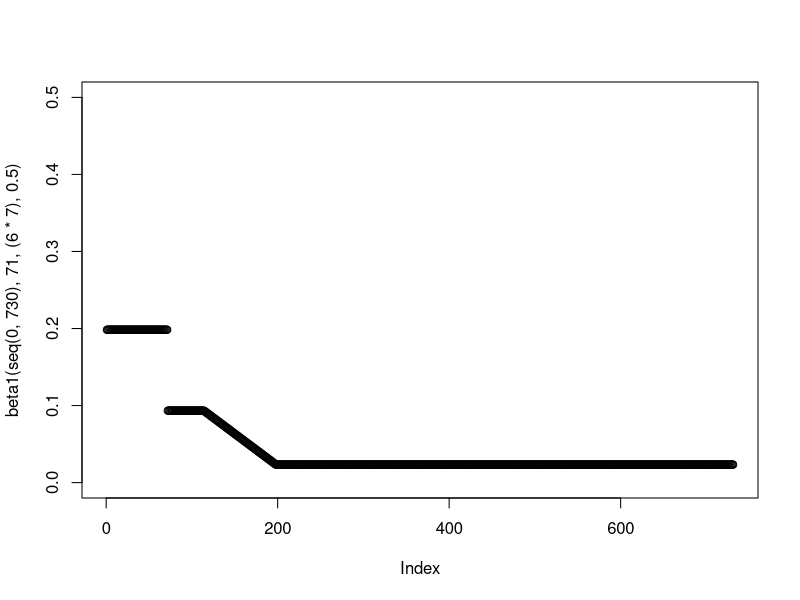
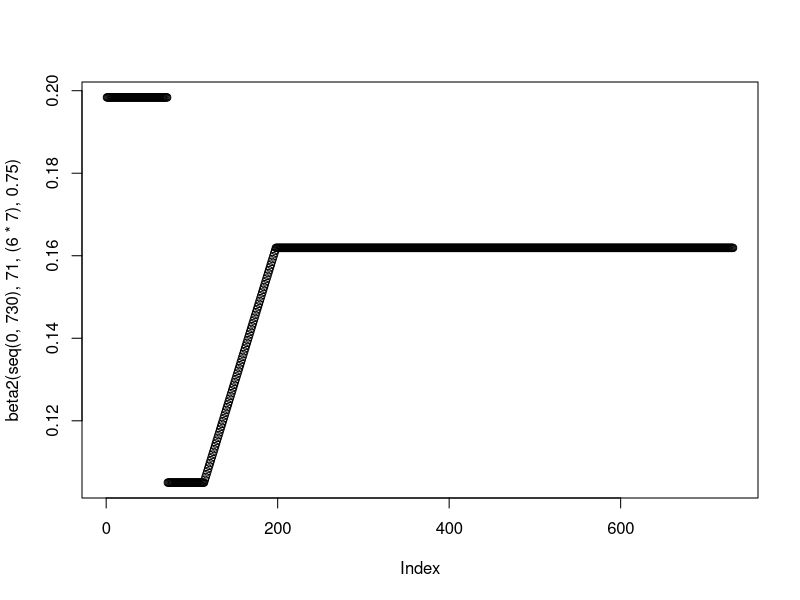
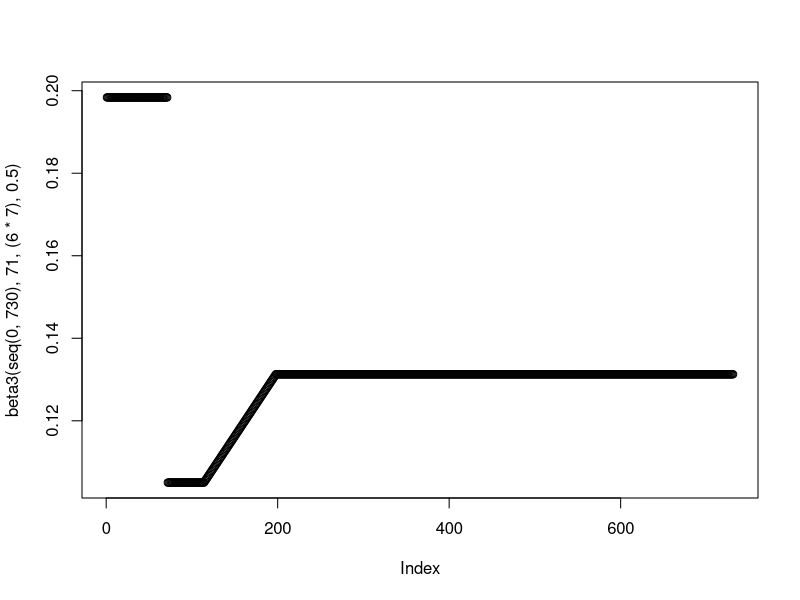
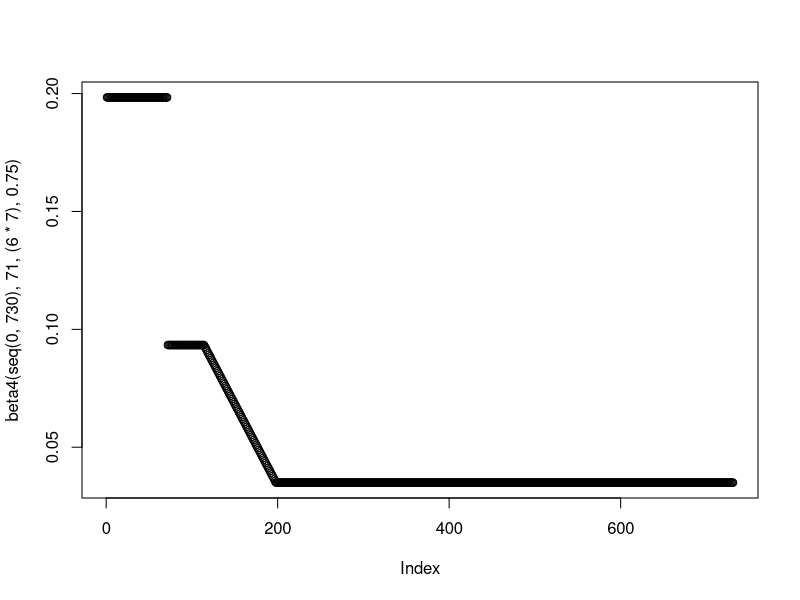

Generate these figures, in order, with R:
setwd("C:/Users/amorg/Documents/PhD/nCoV Work/Figures/Enhanced Shielding/New") # This is where the plots Output
rm(list=ls())
library("deSolve"); library("ggplot2"); library("ggpubr"); library("reshape2"); library("Cairo")

#### Model Functions - Generation Time + Betas + ODEs ####
#Function for the generation time/(1/gamma) parameter
GenTime <- function(T2, R0) {
  G = T2 * ((R0-1)/log(2))
  return(G)
}

#Betas for the Intervention - Phase 4 is a scaling factor which affects all Betas during Phase 4 equally 
beta1 <- function(time, tstart1, tdur, phase4) {
  gamma <- 1/(GenTime(3.3,2.8))
  beta1_2 <- 0.4*gamma*phase4
  betalin <- approxfun(x=c(tstart1+tdur, tstart1+tdur+(12*7)), y = c(0.8*(gamma), beta1_2), method="linear", rule  =2)
  ifelse((time >= tstart1 & time <= tstart1+tdur), #Phase 2
         0.8*(gamma),
         ifelse((time >= tstart1+tdur & time <= tstart1+tdur+(12*7)), #Phase 3
                betalin(time),
                ifelse((time >= tstart1+tdur+(12*7) & time <= 730),
                       beta1_2,
                       1.7*(gamma))))}

plot(beta1(seq(0,730), 71, (6*7), 0.5), ylim = c(0,0.5))

beta2 <- function(time, tstart1, tdur, phase4) {
  gamma <- 1/(GenTime(3.3,2.8))
  beta1_2 <- 1.85*gamma*phase4
  betalin <- approxfun(x=c(tstart1+tdur, tstart1+tdur+(12*7)), y = c(0.9*(gamma), beta1_2), method="linear", rule  =2)
  ifelse((time >= tstart1 & time <= tstart1+tdur), #Phase 2
         0.9*(gamma),
         ifelse((time >= tstart1+tdur & time <= tstart1+tdur+(12*7)), #Phase 3
                betalin(time),
                ifelse((time >= tstart1+tdur+(12*7) & time <= 730),
                       beta1_2,
                       1.7*(gamma))))}

plot(beta2(seq(0,730), 71, (6*7), 0.75))

beta3 <- function(time, tstart1, tdur, phase4) {
  gamma <- 1/(GenTime(3.3,2.8))
  beta1_2 <- 2.25*gamma*phase4
  betalin <- approxfun(x=c(tstart1+tdur, tstart1+tdur+(12*7)), y = c(0.9*(gamma), beta1_2), method="linear", rule  =2)
  ifelse((time >= tstart1 & time <= tstart1+tdur), #Phase 2
         0.9*(gamma),
         ifelse((time >= tstart1+tdur & time <= tstart1+tdur+(12*7)), #Phase 3
                betalin(time),
                ifelse((time >= tstart1+tdur+(12*7) & time <= 730),
                       beta1_2,
                       1.7*(gamma))))}

plot(beta3(seq(0,730), 71, (6*7), 0.5))

beta4 <- function(time,tstart1,tdur, phase4) {
  gamma <- 1/(GenTime(3.3,2.8))
  beta1_2 <- 0.4*gamma*phase4
  betalin <- approxfun(x=c(tstart1+tdur, tstart1+tdur+(12*7)), y = c(0.8*(gamma), beta1_2), method="linear", rule  =2)
  ifelse((time >= tstart1 & time <= tstart1+tdur), #Phase 2
         0.8*(gamma),
         ifelse((time >= tstart1+tdur & time <= tstart1+tdur+(12*7)), #Phase 3
                betalin(time),
                ifelse((time >= tstart1+tdur+(12*7) & time <= 730),
                       beta1_2,
                       1.7*(gamma))))}

plot(beta4(seq(0,730), 71, (6*7), 0.75))

#ODEs integrating new betas in
SIRS <- function(time, state, parameters) {
  with(as.list(c(state, parameters)), {
    beta1 <- beta1(time,tstart1,tdur, phase4)
    beta2 <- beta2(time,tstart1,tdur, phase4)
    beta3 <- beta3(time,tstart1,tdur, phase4)
    beta4 <- beta4(time,tstart1,tdur, phase4)
    
    dSv = - beta1*Iv*Sv - beta1*Is*Sv - beta4*Ir1*Sv - beta4*Ir2*Sv - beta4*Ir3*Sv + zeta*Rv
    dSs = - beta1*Iv*Ss - beta1*Is*Ss - beta2*Ir1*Ss - beta2*Ir2*Ss - beta2*Ir3*Ss + zeta*Rs
    dSr1 = - beta4*Iv*Sr1 - beta2*Is*Sr1 - beta3*Ir1*Sr1 - beta3*Ir2*Sr1 - beta3*Ir3*Sr1 + zeta*Rr1
    dSr2 = - beta4*Iv*Sr2 - beta2*Is*Sr2 - beta3*Ir1*Sr2 - beta3*Ir2*Sr2 - beta3*Ir3*Sr2 + zeta*Rr2
    dSr3 = - beta4*Iv*Sr3 - beta2*Is*Sr3 - beta3*Ir1*Sr3 - beta3*Ir2*Sr3 - beta3*Ir3*Sr3 + zeta*Rr3
    
    dIv = beta1*Iv*Sv + beta1*Is*Sv + beta4*Ir1*Sv + beta4*Ir2*Sv + beta4*Ir3*Sv - gamma*Iv
    dIs = beta1*Iv*Ss + beta1*Is*Ss + beta2*Ir1*Ss + beta2*Ir2*Ss + beta2*Ir3*Ss - gamma*Is
    dIr1 = beta4*Iv*Sr1 + beta2*Is*Sr1 + beta3*Ir1*Sr1 + beta3*Ir2*Sr1 + beta3*Ir3*Sr1 - gamma*Ir1
    dIr2 = beta4*Iv*Sr2 + beta2*Is*Sr2 + beta3*Ir1*Sr2 + beta3*Ir2*Sr2 + beta3*Ir3*Sr2 - gamma*Ir2
    dIr3 = beta4*Iv*Sr3 + beta2*Is*Sr3 + beta3*Ir1*Sr3 + beta3*Ir2*Sr3 + beta3*Ir3*Sr3 - gamma*Ir3
    
    dRv = gamma*Iv - zeta*Rv 
    dRs = gamma*Is - zeta*Rs
    dRr1 = gamma*Ir1 - zeta*Rr1
    dRr2 = gamma*Ir2 - zeta*Rr2
    dRr3 = gamma*Ir3 - zeta*Rr3

    return(list(c(dSv, dSs, dSr1, dSr2, dSr3,
                  dIv, dIs, dIr1, dIr2, dIr3,
                  dRv, dRs, dRr1, dRr2, dRr3)))
  })
}

#### Baseline - Phase4 Scaling Factor 1 ####

#Initial Conditions and Times

init <- c(Sv = 0.2 - 0.0001*0.2, Ss = 0.2 - 0.0001*0.2, 
          Sr1 = 0.2 - 0.0001*0.2, Sr2 = 0.2 - 0.0001*0.2, Sr3 = 0.2 - 0.0001*0.2,
          Iv = 0.0001*0.2, Is = 0.0001*0.2, Ir1 = 0.0001*0.2, Ir2 = 0.0001*0.2, Ir3 = 0.0001*0.2,   
          Rv= 0, Rs = 0, Rr1 = 0, Rr2 = 0, Rr3 = 0)

times <- seq(0, 478, by = 1)

phase1 <- data.frame(xmin=0, xmax=71, ymin=-Inf, ymax=Inf, name = "P1")
phase2 <- data.frame(xmin=71, xmax=71+(6*7), ymin=-Inf, ymax=Inf, name = "P2")
phase3 <- data.frame(xmin=71+(6*7), xmax=71+(6*7)+(12*7), ymin=-Inf, ymax=Inf, name = "P3")
phase4 <- data.frame(xmin=71+(6*7)+(12*7), xmax=Inf, ymin=-Inf, ymax=Inf, name = "P4")

#### Running the Model For Phase 4 Analysis ####

phase4seq <- seq(0.75, 1.25, by = 0.25)

phase4data <- data.frame(matrix(nrow = 0, ncol = 15))

for(i in 1:length(phase4seq)) {
  parms = c(gamma = 1/(GenTime(3.3,2.8)), 
            zeta = 1/365,
            tstart1 = 71, 
            tdur = 6*7,
            phase4 = phase4seq[i]) 
  out1 <- data.frame(ode(y = init, func = SIRS, times = times, parms = parms))
  out1$RemS <- out1$Sr1 + out1$Sr2 + out1$Sr3
  out1$RemI <- out1$Ir1 + out1$Ir2 + out1$Ir3
  out1$RemR <- out1$Rr1 + out1$Rr2 + out1$Rr3
  out1 <- out1[, -grep("Sr|Ir|Rr", names(out1))]
  out1[,2:7] <- out1[,2:7]/0.2
  out1[,8:10] <- out1[,8:10]/0.6
  out1$Beta1 <- beta1(times, 71, (6*7), parms[[5]]) 
  out1$Beta2 <- beta2(times, 71, (6*7), parms[[5]]) 
  out1$Beta3 <- beta3(times, 71, (6*7), parms[[5]])
  out1$Beta4 <- beta4(times, 71, (6*7), parms[[5]])
  out1$phase4 <- phase4seq[i]
  phase4data <- rbind(out1, phase4data)
}

colnames(phase4data) <- c("Time", "Suscv", "Suscs", "Infected_Iv", "Infected_Is", "Recovv", "Recovs", "RemSusc", "RemInf", "RemRecov",
                        "Beta_1", "Beta_2", "Beta_3", "Beta_4", "Phase4Mod")

# Baseline Phase 4 - 1.0
statsinfecv <- melt(phase4data[phase4data$Phase4Mod == 1,], id.vars = c("Time"), measure.vars = c("Infected_Iv", "Infected_Is", "RemInf"))
statsinfecv$variable <- factor(statsinfecv$variable, levels=rev(levels(statsinfecv$variable)))

pinfbase <- ggplot(data = statsinfecv, aes(x = (Time), y = value, col = variable))  + theme_bw() +
  labs(x ="Time (Days)", y = "Proportion Infected", color = "Population") + scale_y_continuous(limits = c(0,0.125), expand = c(0,0)) +
  theme(legend.position = "none", legend.title = element_blank(), legend.text=element_text(size=14),  axis.text=element_text(size=14),
        axis.title.y=element_text(size=14),axis.title.x = element_blank(), 
        legend.spacing.x = unit(0.3, 'cm'), plot.margin=unit(c(0.7,0.7,0.8,0.8),"cm")) + scale_x_continuous(expand = c(0, 0)) + 
  scale_color_manual(values=c('blue','darkgreen','red'), labels= c("General", "Shielders", "Vulnerable")) +
  geom_rect(data=phase2, aes(xmin=xmin, xmax=xmax, ymin=ymin, ymax=ymax), fill="grey", alpha=0.5, inherit.aes = FALSE) +
  geom_rect(data=phase3, aes(xmin=xmin, xmax=xmax, ymin=ymin, ymax=ymax), fill="grey", alpha=0.35, inherit.aes = FALSE) +
  geom_rect(data=phase4, aes(xmin=xmin, xmax=xmax, ymin=ymin, ymax=ymax), fill="grey", alpha=0.5, inherit.aes = FALSE) +
  geom_text(data = phase1, aes(x = xmin, y = 0.110, label = name),inherit.aes = FALSE, size = 8, vjust = 0, hjust = 0, nudge_x = 25) +
  geom_text(data = phase2, aes(x = xmin, y = 0.110, label = name),inherit.aes = FALSE, size = 8, vjust = 0, hjust = 0, nudge_x = 8) +
  geom_text(data = phase3, aes(x = xmin, y = 0.110, label = name),inherit.aes = FALSE, size = 8, vjust = 0, hjust = 0, nudge_x = 30) +
  geom_text(data = phase4, aes(x = xmin, y = 0.110, label = name),inherit.aes = FALSE, size = 8, vjust = 0, hjust = 0, nudge_x = 125) +
 geom_line(size = 1.02, stat = "identity")

# Phase 4 - 1.25

statsinfecv <- melt(phase4data[phase4data$Phase4Mod == 1.25,], id.vars = c("Time"), measure.vars = c("Infected_Iv", "Infected_Is", "RemInf"))
statsinfecv$variable <- factor(statsinfecv$variable, levels=rev(levels(statsinfecv$variable)))

pinf125 <- ggplot(data = statsinfecv, aes(x = (Time), y = value, col = variable))  + theme_bw() +
  labs(x ="Time (Days)", y = "Proportion Infected", color = "Population") + scale_y_continuous(limits = c(0,0.125), expand = c(0,0)) +
  theme(legend.position = "bottom", legend.title = element_blank(), legend.text=element_text(size=14),  axis.text=element_text(size=14),
        axis.title.y=element_text(size=14),axis.title.x = element_text(size=14), 
        legend.spacing.x = unit(0.3, 'cm'), plot.margin=unit(c(0.7,0.7,0.8,0.8),"cm")) + scale_x_continuous(expand = c(0, 0)) + 
  scale_color_manual(values=c('blue','darkgreen','red'), labels= c("General", "Shielders", "Vulnerable")) +
  geom_rect(data=phase2, aes(xmin=xmin, xmax=xmax, ymin=ymin, ymax=ymax), fill="grey", alpha=0.5, inherit.aes = FALSE) +
  geom_rect(data=phase3, aes(xmin=xmin, xmax=xmax, ymin=ymin, ymax=ymax), fill="grey", alpha=0.35, inherit.aes = FALSE) +
  geom_rect(data=phase4, aes(xmin=xmin, xmax=xmax, ymin=ymin, ymax=ymax), fill="grey", alpha=0.5, inherit.aes = FALSE) +
  geom_text(data = phase1, aes(x = xmin, y = 0.110, label = name),inherit.aes = FALSE, size = 8, vjust = 0, hjust = 0, nudge_x = 25) +
  geom_text(data = phase2, aes(x = xmin, y = 0.110, label = name),inherit.aes = FALSE, size = 8, vjust = 0, hjust = 0, nudge_x = 8) +
  geom_text(data = phase3, aes(x = xmin, y = 0.110, label = name),inherit.aes = FALSE, size = 8, vjust = 0, hjust = 0, nudge_x = 30) +
  geom_text(data = phase4, aes(x = xmin, y = 0.110, label = name),inherit.aes = FALSE, size = 8, vjust = 0, hjust = 0, nudge_x = 125) +
  geom_line(size = 1.02, stat = "identity")

# Phase 4 - 0.75

statsinfecv <- melt(phase4data[phase4data$Phase4Mod == 0.75,], id.vars = c("Time"), measure.vars = c("Infected_Iv", "Infected_Is", "RemInf"))
statsinfecv$variable <- factor(statsinfecv$variable, levels=rev(levels(statsinfecv$variable)))

pinf075 <- ggplot(data = statsinfecv, aes(x = (Time), y = value, col = variable))  + theme_bw() +
  labs(x ="Time (Days)", y = "Proportion Infected", color = "Population") + scale_y_continuous(limits = c(0,0.125), expand = c(0,0)) +
  theme(legend.position = "none", legend.title = element_blank(), legend.text=element_text(size=14),  axis.text=element_text(size=14),
        axis.title.y=element_text(size=14),axis.title.x = element_blank(), 
        legend.spacing.x = unit(0.3, 'cm'), plot.margin=unit(c(0.7,0.7,0.8,0.8),"cm")) + scale_x_continuous(expand = c(0, 0)) + 
  scale_color_manual(values=c('blue','darkgreen','red'), labels= c("General", "Shielders", "Vulnerable")) +
  geom_rect(data=phase2, aes(xmin=xmin, xmax=xmax, ymin=ymin, ymax=ymax), fill="grey", alpha=0.5, inherit.aes = FALSE) +
  geom_rect(data=phase3, aes(xmin=xmin, xmax=xmax, ymin=ymin, ymax=ymax), fill="grey", alpha=0.35, inherit.aes = FALSE) +
  geom_rect(data=phase4, aes(xmin=xmin, xmax=xmax, ymin=ymin, ymax=ymax), fill="grey", alpha=0.5, inherit.aes = FALSE) +
  geom_text(data = phase1, aes(x = xmin, y = 0.110, label = name),inherit.aes = FALSE, size = 8, vjust = 0, hjust = 0, nudge_x = 25) +
  geom_text(data = phase2, aes(x = xmin, y = 0.110, label = name),inherit.aes = FALSE, size = 8, vjust = 0, hjust = 0, nudge_x = 8) +
  geom_text(data = phase3, aes(x = xmin, y = 0.110, label = name),inherit.aes = FALSE, size = 8, vjust = 0, hjust = 0, nudge_x = 30) +
  geom_text(data = phase4, aes(x = xmin, y = 0.110, label = name),inherit.aes = FALSE, size = 8, vjust = 0, hjust = 0, nudge_x = 125) +
  geom_line(size = 1.02, stat = "identity")

#### Plotting ####

plot <- ggarrange(pinf075, NULL, pinfbase,NULL, pinf125, nrow = 5, ncol =1, align = "v", heights = c(0.5, -0.03, 0.5,-0.05, 0.6), 
                  labels = c("A", "", "B", "", "C"),font.label = c(size = 20))

plotlim <- ggarrange(pinf075, NULL, pinf125, nrow = 3, ncol =1, align = "v", heights = c(0.5, -0.03, 0.6), 
                  labels = c("A", "", "B"),font.label = c(size = 20))

#Anti-Aliasing in Plots - Can Ignore 
ggsave(plot, filename = "Fig10.png", dpi = 300, type = "cairo",
       width = 8.5, height = 11, units = "in")

ggsave(plotlim, filename = "Fig10_2Limit.png", dpi = 300, type = "cairo",
       width = 8.5, height = 11, units = "in")

#### Ranging Phase 4 #### 

phase4scale <- seq(0.75, 1.25, by = 0.01)

init <- c(Sv = 0.2 - 0.0001*0.2, Ss = 0.2 - 0.0001*0.2, 
          Sr1 = 0.2 - 0.0001*0.2, Sr2 = 0.2 - 0.0001*0.2, Sr3 = 0.2 - 0.0001*0.2,
          Iv = 0.0001*0.2, Is = 0.0001*0.2, Ir1 = 0.0001*0.2, Ir2 = 0.0001*0.2, Ir3 = 0.0001*0.2,   
          Rv= 0, Rs = 0, Rr1 = 0, Rr2 = 0, Rr3 = 0)
times <- seq(0, 478, by = 1)

output <- data.frame(matrix(ncol = 10, nrow = length(phase4scale)))
colnames(output) <- c("Phase4BetaScale", "Beta1","Beta2", "Beta3", "Beta4","TimeSecPeak","Second Peak",
                      "TimeFirPeak","First Peak","RelHeight1stvs2nd")

for (i in 1:length(phase4scale)) {
  temp <- numeric(10)
  parms1 = c(gamma = 1/(GenTime(3.3,2.8)), 
             zeta = 1/365,
             tstart1 = 71, 
             tdur = 6*7,
             phase4 = phase4scale[i])
  out1 <- data.frame(ode(y = init, func = SIRS, times = times, parms = parms1))
  out1$Iv <- out1$Iv/0.20
  temp[1] <- phase4scale[i]
  temp[2] <- beta1(400, 71, (6*7), phase4scale[i])
  temp[3] <- beta2(400, 71, (6*7), phase4scale[i])
  temp[4] <- beta3(400, 71, (6*7), phase4scale[i])
  temp[5] <- beta4(400, 71, (6*7), phase4scale[i])
  temp[6] <- out1$time[which(diff(sign(diff(out1$Iv)))==-2)+1][2] #Outcome Measure Time of 2nd Peak
  temp[7] <- out1$Iv[which(diff(sign(diff(out1$Iv)))==-2)+1][2] #Outcome Measure I(t)  of 2nd Peak
  temp[8] <- out1$time[which(diff(sign(diff(out1$Iv)))==-2)+1][1] #Outcome Measure Time of 1st Peak
  temp[9] <- out1$Iv[which(diff(sign(diff(out1$Iv)))==-2)+1][1] #Outcome Measure I(t) of 1st Peak
  temp[10] <- temp[7]/temp[9]
  output[i,] <- temp
  print(i/length(phase4scale))
}

statr0 <- melt(output, id.vars = c("Phase4BetaScale"), measure.vars = c("RelHeight1stvs2nd"))

p1 <- ggplot(statr0, aes(x = Phase4BetaScale, y = value)) + geom_line(size = 1.02, stat = "identity", col = "red") + theme_bw() +
  labs(x =expression("Phase 4 Scaling"), y = "Relative Height of 2nd Peak vs 1st Peak") + scale_y_continuous(expand = c(0,0)) + scale_x_continuous(expand = c(0,0)) +
  geom_hline(yintercept = 	1, lty = 2, size = 1.02, col = "black") +
  theme(legend.position = "bottom", legend.title = element_blank(), legend.text=element_text(size=14),  axis.text=element_text(size=14),
        axis.title.y=element_text(size=14),axis.title.x= element_text(size=14), 
        legend.spacing.x = unit(0.3, 'cm'), plot.margin=unit(c(0.7,0.7,0.8,0.8),"cm"))

#### Plotting for Fig 5 #### 

plotrange <- ggarrange(p1, nrow = 1, ncol = 1, align = "v", heights = c(0.5), font.label = c(size = 20) )

#Anti-Aliasing in Plots - Can Ignore 

ggsave(plotrange, filename = "Fig10_Phase4Range.png", dpi = 300, type = "cairo",
       width = 8, height = 7, units = "in")
